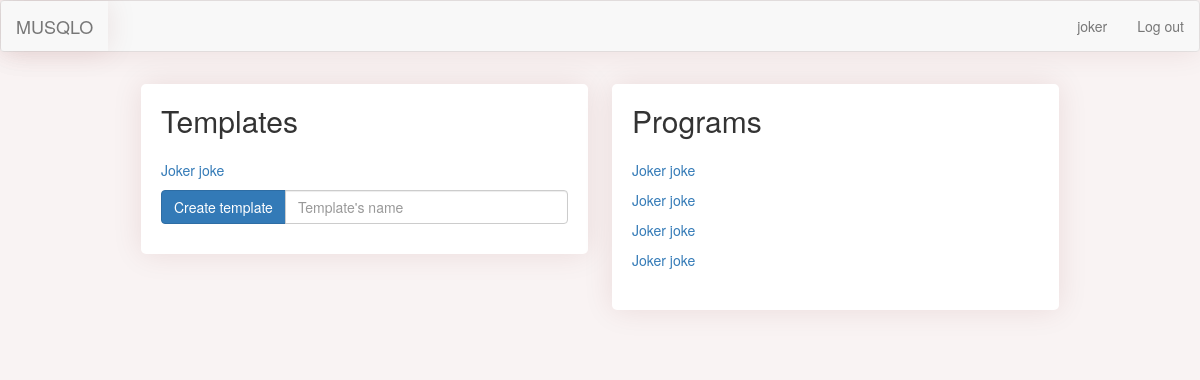
The page /dashboard (signed in) on the database as committed earlier.
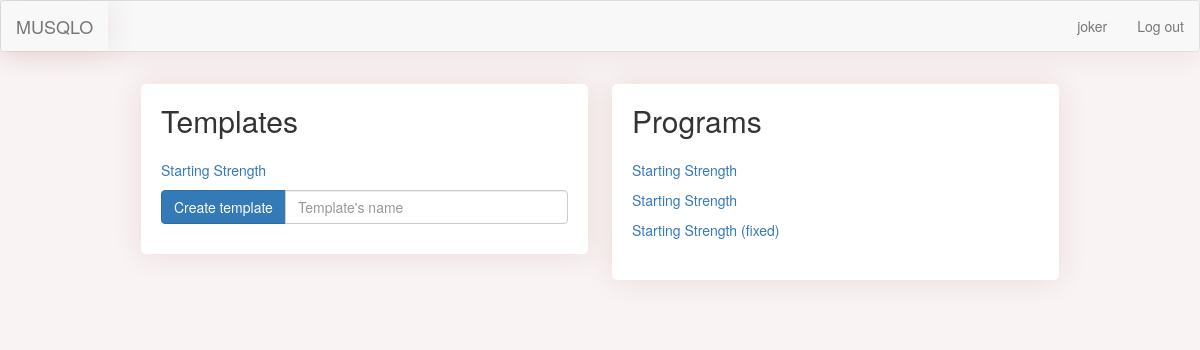
The same page on the database as committed later.
### main.py (models this page shows)
class ProgramTemplate(db.Model):
    __tablename__ = "programTemplates"
    id = Column(Integer, primary_key=True)
    user_id = Column(Integer, ForeignKey("users.id"))
    user = relationship("User", back_populates="program_templates")
    name = Column(String(250), nullable=False)
    workout_templates = relationship("WorkoutTemplate", back_populates="parent_program_template")

class Program(db.Model):
    __tablename__ = "programs"
    id = Column(Integer, primary_key=True)
    user_id = Column(Integer, ForeignKey("users.id"))
    user = relationship("User", back_populates="programs")
    name = Column(String(200), nullable=False)
    weeks = Column(Integer, nullable=False)
    workouts = relationship("Workout", back_populates="parent_program")

### main.py (the view, shortened to what this page needs)
@app.route("/dashboard", methods=["GET", "POST"])
@login_required
def dashboard():
    all_templates = ProgramTemplate.query.filter(ProgramTemplate.user_id == current_user.id)
    all_programs = Program.query.filter(Program.user_id == current_user.id)
    new_program_form = NewProgramForm()
    return render_template("dashboard.html", templates=all_templates, programs=all_programs, form=new_program_form)

### forms.py
class NewProgramForm(FlaskForm):
    name = StringField("Template's name", validators=[DataRequired()])
    create = SubmitField("Create template")

### main.py (called while the page is built)
@login_manager.user_loader
def load_user(user_id):
    return User.query.get(int(user_id))

### templates/dashboard.html (shortened to what this page needs)
{% extends 'bootstrap/base.html' %}
{% block content %}
{% include "header.html" %}
    <div class="row">
        <div class="col-lg-6">
            <div class="card">
            <h2 class="card-title">Templates</h2>
            {% if templates: %}
                {% for template in templates: %}
                   <p><a href="{{ url_for('show_program_template', program_template_id=template.id) }}">{{ template.name }}</a></p>
                {% endfor %}
            {% else: %}
                <p>You have not added any templates yet.</p>
            {% endif %}
            <form action="" method="post" role="form">
                <div class="input-group">
                    <span class="input-group-btn">
                    {{ form.create(class_="btn btn-primary") }}
                    </span>
                    {{ form.name(class_="form-control", placeholder="Template's name") }}
                </div>
            </form>
            </div>
        </div>
        <div class="col-lg-6">
            <div class="card">
                <h2 class="card-title">Programs</h2>
                {% if programs: %}
                    {% for program in programs: %}
                       <p><a href="{{ url_for('show_program', program_id=program.id, week=1) }}">{{ program.name }}</a></p>
                    {% endfor %}
                {% else: %}
                    <p>You have not added any programs yet.</p>
                {% endif %}
            </div>
        </div>
        </div>
{% include "footer.html" %}
{% endblock %}

Rows that differ between the two databases and show on the page:
removed Program: name "Joker joke"
removed Program: name "Joker joke"
removed Program: name "Joker joke"
changed ProgramTemplate: name "Joker joke" → "Starting Strength"
changed Program (number 1 of 3 on the later page): name "Joker joke" → "Starting Strength"
added Program: name "Starting Strength"
added Program: name "Starting Strength (fixed)"
